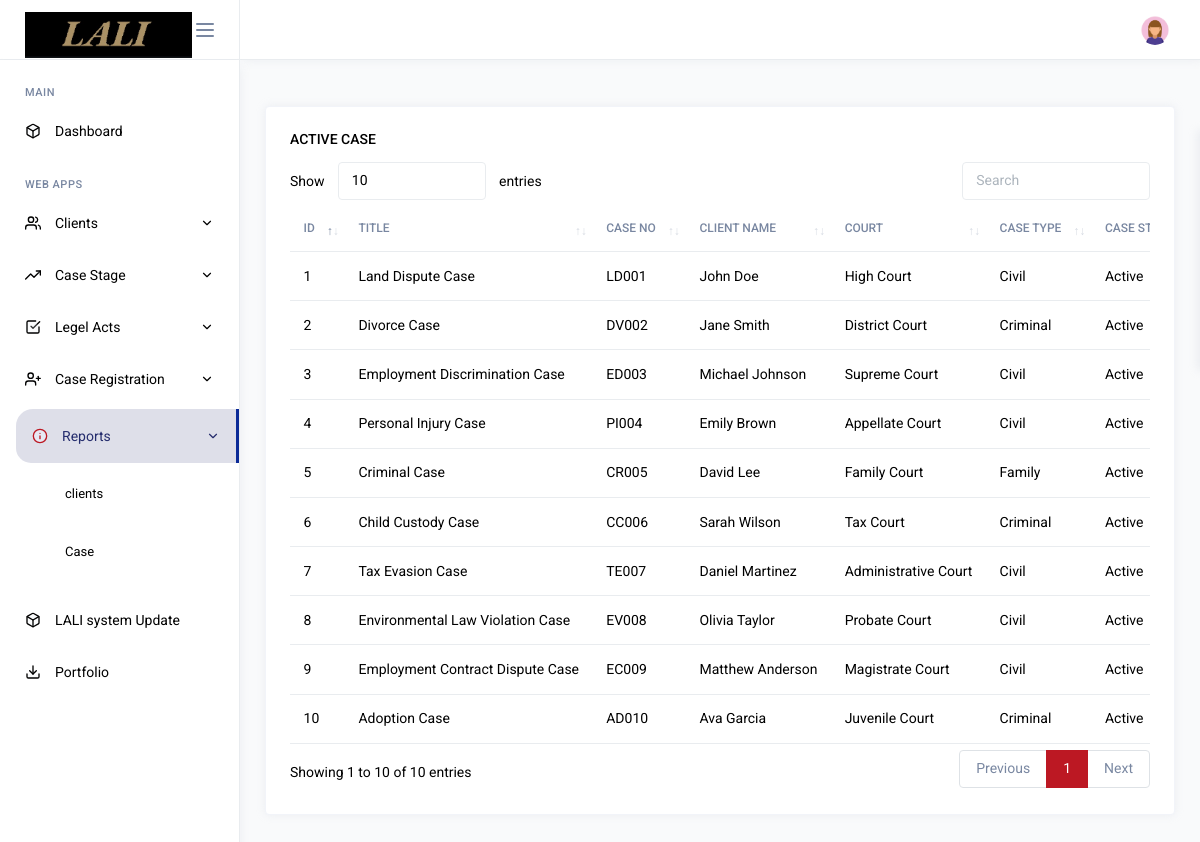
The page /control/case_report.php (signed in) on the database its author committed.
### tables this page shows
CREATE TABLE `case_register` (
  `id` int(11) NOT NULL,
  `title` varchar(50) NOT NULL,
  `case_no` varchar(20) NOT NULL,
  `client_name` varchar(50) NOT NULL,
  `court` varchar(50) NOT NULL,
  `case_type` varchar(50) NOT NULL,
  `case_stage` varchar(50) NOT NULL,
  `legel_acts` varchar(50) NOT NULL,
  `description` varchar(100) NOT NULL,
  `filling_date` date NOT NULL,
  `hearing_date` date NOT NULL,
  `opposite_lawyer` varchar(50) NOT NULL,
  `total_fees` int(20) NOT NULL,
  `unpaid` int(20) NOT NULL
);

CREATE TABLE `clients` (
  `id` int(11) NOT NULL,
  `name` varchar(50) NOT NULL,
  `gender` varchar(10) NOT NULL,
  `dob` varchar(50) NOT NULL,
  `email` varchar(50) NOT NULL,
  `mobile` varchar(20) NOT NULL,
  `address` varchar(100) NOT NULL,
  `status` varchar(20) NOT NULL COMMENT '0-active,1-deactive'
);

CREATE TABLE `court` (
  `id` int(11) NOT NULL,
  `court_category` varchar(50) NOT NULL
);

CREATE TABLE `case_types` (
  `id` int(11) NOT NULL,
  `case_type` varchar(50) NOT NULL
);

### control/case_report.php (the view, shortened to what this page needs)
 <?php
include("../auth/header.php");
  ?>
<?php include("../auth/sidebar.php");?>
			<div class="page-content">
				<div class="row">
					<div class="col-md-12 grid-margin stretch-card">
            <div class="card">
              <div class="card-body">
                <h6 class="card-title">Active case</h6>
                <div class="table-responsive">
                  <table id="dataTableExample" class="table">
                    <thead>
                      <tr>
						<th>Id</th>
						<th>Title</th>
						<th>Case No</th>
                        <th>Client Name</th>
                        <th>Court</th>
                        <th>Case Type</th>
                        <th>Case stage</th>
                         </tr>
                    </thead>
                    <tbody>
                     <?php
					    include 'connection1.php';
						 $case_sql = "select *,case_register.id as case_register_id, clients.name as clients_name from case_register,clients,case_types,court,case_stage,legel_acts where case_register.client_name = clients.id and case_register.case_type =case_types.id and case_register.court=court.id and case_register.case_stage = case_stage.id and case_register.legel_acts = legel_acts.id";
						$result = $conn->query($case_sql);
						if($result->num_rows > 0){
						 while($row = $result->fetch_assoc()){
							?>
							<tr>
								<td class="sorting_1"><?=$row['case_register_id'];?></td>
								<td class="sorting_1"><?=$row['title'];?></td>
								<td class="sorting_1"><?=$row['case_no'];?></td>
								<td class="sorting_1"><?=$row['clients_name'];?></td>
								<td class="sorting_1"><?=$row['court_category'];?></td>
								<td class="sorting_1"><?=$row['case_type'];?></td>
								<td class="sorting_1"><?php  if($row['status']=="0")
                                       echo "Active";
                                        else
                                       echo "Inactive";?></td>
																</tr>
						<?php
						 }
						}
						else{
								echo"sql error".$sql."<br>".$conn->error;
							}
						?>
                    </tbody>
                  </table>
                </div>
              </div>
            </div>
					</div>
				</div>
			</div>
<?php
include("../auth/footer.php");
 ?>

### auth/header.php (shortened to what this page needs)
<!DOCTYPE html>
<link rel="stylesheet" href="../assets/vendors/core/core.css">
<link rel="stylesheet" href="../assets/vendors/bootstrap-datepicker/bootstrap-datepicker.min.css">
<link rel="stylesheet" href="../assets/vendors/datatables.net-bs4/dataTables.bootstrap4.css">
<link rel="stylesheet" href="../assets/fonts/feather-font/css/iconfont.css">
<link rel="stylesheet" href="../assets/vendors/flag-icon-css/css/flag-icon.min.css">
<link rel="stylesheet" href="https://cdnjs.cloudflare.com/ajax/libs/font-awesome/6.5.1/css/all.min.css" />
<link rel="stylesheet" href="../assets/css/demo1/style.css">
</head>
<body>
   <div class="main-wrapper">
   <div class="page-wrapper">
   <nav class="navbar">
      <div class="navbar-content">
         <ul class="navbar-nav">
            <li class="nav-item dropdown">
               <a class="nav-link dropdown-toggle" href="#" id="profileDropdown" role="button" data-bs-toggle="dropdown" aria-haspopup="true" aria-expanded="false">
                  <?php
                     include("connection1.php");
                     $sql = "select * from admin";
                     $result = $conn->query($sql);
                     if($result->num_rows > 0){
                      while($row = $result->fetch_array()){
                                   ?>
                  <img class="wd-30 ht-30 rounded-circle" src="image/<?php echo $row['photo'];?>" alt="profile">
                  <?php
                     }
                     }
                     else{
                     echo "sql error".$sql."<br>".$conn->error;
                     }
                     ?>
               </a>
            </li>
         </ul>
      </div>
   </nav>

### rows shown on the page
case_register: id "1", title "Land Dispute Case", case_no "LD001", clients.name "John Doe", court.court_category "High Court", case_types.case_type "Civil"
case_register: id "2", title "Divorce Case", case_no "DV002", clients.name "Jane Smith", court.court_category "District Court", case_types.case_type "Criminal"
case_register: id "3", title "Employment Discrimination Case", case_no "ED003", clients.name "Michael Johnson", court.court_category "Supreme Court", case_types.case_type "Civil"
case_register: id "4", title "Personal Injury Case", case_no "PI004", clients.name "Emily Brown", court.court_category "Appellate Court", case_types.case_type "Civil"
case_register: id "5", title "Criminal Case", case_no "CR005", clients.name "David Lee", court.court_category "Family Court", case_types.case_type "Family"
case_register: id "6", title "Child Custody Case", case_no "CC006", clients.name "Sarah Wilson", court.court_category "Tax Court", case_types.case_type "Criminal"
case_register: id "7", title "Tax Evasion Case", case_no "TE007", clients.name "Daniel Martinez", court.court_category "Administrative Court", case_types.case_type "Civil"
case_register: id "8", title "Environmental Law Violation Case", case_no "EV008", clients.name "Olivia Taylor", court.court_category "Probate Court", case_types.case_type "Civil"
case_register: id "9", title "Employment Contract Dispute Case", case_no "EC009", clients.name "Matthew Anderson", court.court_category "Magistrate Court", case_types.case_type "Civil"
case_register: id "10", title "Adoption Case", case_no "AD010", clients.name "Ava Garcia", court.court_category "Juvenile Court", case_types.case_type "Criminal"
